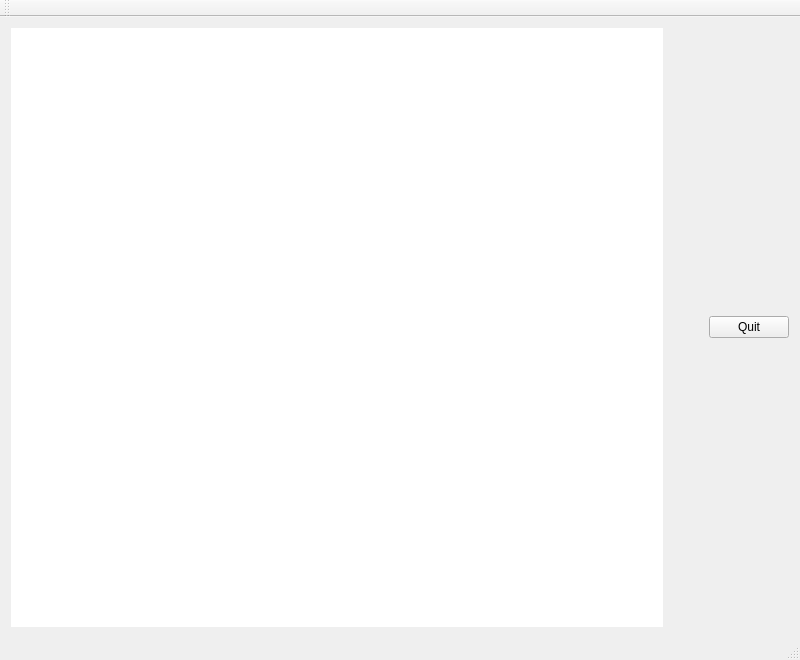
<?xml version="1.0" encoding="UTF-8"?>
<ui version="4.0">
 <class>MainWindow</class>
 <widget class="QMainWindow" name="MainWindow">
  <property name="geometry">
   <rect>
    <x>0</x>
    <y>0</y>
    <width>800</width>
    <height>660</height>
   </rect>
  </property>
  <property name="windowTitle">
   <string>Noise Demos</string>
  </property>
  <widget class="QWidget" name="centralWidget">
   <layout class="QHBoxLayout" name="horizontalLayout">
    <item>
     <widget class="MyImageBox" name="widget" native="true">
      <property name="sizePolicy">
       <sizepolicy hsizetype="Expanding" vsizetype="Expanding">
        <horstretch>0</horstretch>
        <verstretch>0</verstretch>
       </sizepolicy>
      </property>
      <property name="palette">
       <palette>
        <active>
         <colorrole role="Base">
          <brush brushstyle="SolidPattern">
           <color alpha="255">
            <red>255</red>
            <green>255</green>
            <blue>255</blue>
           </color>
          </brush>
         </colorrole>
         <colorrole role="Window">
          <brush brushstyle="SolidPattern">
           <color alpha="255">
            <red>255</red>
            <green>255</green>
            <blue>255</blue>
           </color>
          </brush>
         </colorrole>
        </active>
        <inactive>
         <colorrole role="Base">
          <brush brushstyle="SolidPattern">
           <color alpha="255">
            <red>255</red>
            <green>255</green>
            <blue>255</blue>
           </color>
          </brush>
         </colorrole>
         <colorrole role="Window">
          <brush brushstyle="SolidPattern">
           <color alpha="255">
            <red>255</red>
            <green>255</green>
            <blue>255</blue>
           </color>
          </brush>
         </colorrole>
        </inactive>
        <disabled>
         <colorrole role="Base">
          <brush brushstyle="SolidPattern">
           <color alpha="255">
            <red>255</red>
            <green>255</green>
            <blue>255</blue>
           </color>
          </brush>
         </colorrole>
         <colorrole role="Window">
          <brush brushstyle="SolidPattern">
           <color alpha="255">
            <red>255</red>
            <green>255</green>
            <blue>255</blue>
           </color>
          </brush>
         </colorrole>
        </disabled>
       </palette>
      </property>
      <property name="autoFillBackground">
       <bool>true</bool>
      </property>
     </widget>
    </item>
    <item>
     <spacer name="horizontalSpacer">
      <property name="orientation">
       <enum>Qt::Horizontal</enum>
      </property>
      <property name="sizeType">
       <enum>QSizePolicy::Fixed</enum>
      </property>
      <property name="sizeHint" stdset="0">
       <size>
        <width>40</width>
        <height>20</height>
       </size>
      </property>
     </spacer>
    </item>
    <item>
     <layout class="QVBoxLayout" name="verticalLayout">
      <item>
       <spacer name="verticalSpacer_4">
        <property name="orientation">
         <enum>Qt::Vertical</enum>
        </property>
        <property name="sizeType">
         <enum>QSizePolicy::Preferred</enum>
        </property>
        <property name="sizeHint" stdset="0">
         <size>
          <width>20</width>
          <height>40</height>
         </size>
        </property>
       </spacer>
      </item>
      <item>
       <widget class="QPushButton" name="pushButton_2">
        <property name="text">
         <string>Quit</string>
        </property>
       </widget>
      </item>
      <item>
       <spacer name="verticalSpacer_3">
        <property name="orientation">
         <enum>Qt::Vertical</enum>
        </property>
        <property name="sizeType">
         <enum>QSizePolicy::Preferred</enum>
        </property>
        <property name="sizeHint" stdset="0">
         <size>
          <width>20</width>
          <height>40</height>
         </size>
        </property>
       </spacer>
      </item>
     </layout>
    </item>
   </layout>
  </widget>
  <widget class="QMenuBar" name="menuBar">
   <property name="geometry">
    <rect>
     <x>0</x>
     <y>0</y>
     <width>800</width>
     <height>19</height>
    </rect>
   </property>
  </widget>
  <widget class="QToolBar" name="mainToolBar">
   <attribute name="toolBarArea">
    <enum>TopToolBarArea</enum>
   </attribute>
   <attribute name="toolBarBreak">
    <bool>false</bool>
   </attribute>
  </widget>
  <widget class="QStatusBar" name="statusBar"/>
 </widget>
 <layoutdefault spacing="6" margin="11"/>
 <customwidgets>
  <customwidget>
   <class>MyImageBox</class>
   <extends>QWidget</extends>
   <header>myimagebox.h</header>
   <container>1</container>
  </customwidget>
 </customwidgets>
 <resources/>
 <connections>
  <connection>
   <sender>pushButton_2</sender>
   <signal>clicked()</signal>
   <receiver>MainWindow</receiver>
   <slot>close()</slot>
   <hints>
    <hint type="sourcelabel">
     <x>710</x>
     <y>497</y>
    </hint>
    <hint type="destinationlabel">
     <x>733</x>
     <y>619</y>
    </hint>
   </hints>
  </connection>
 </connections>
</ui>
